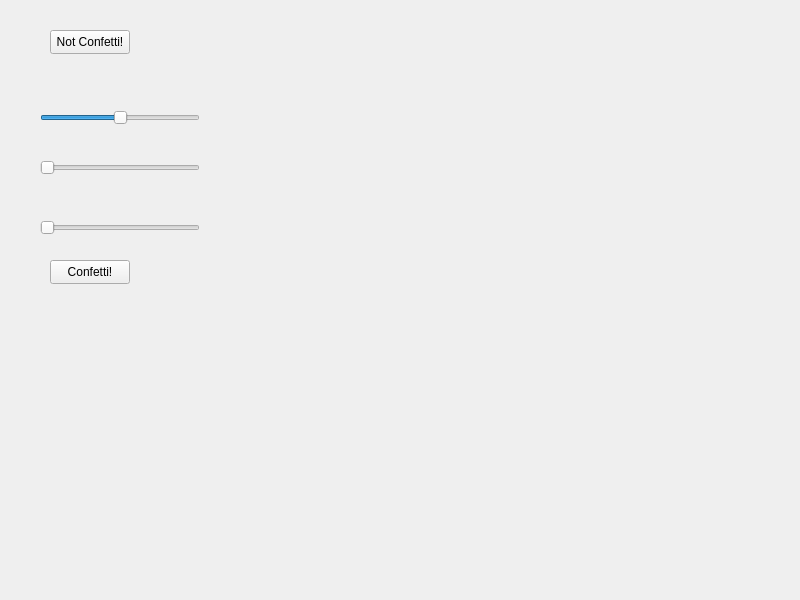
<?xml version="1.0" encoding="UTF-8"?>
<ui version="4.0">
 <class>Widget</class>
 <widget class="QWidget" name="Widget">
  <property name="geometry">
   <rect>
    <x>0</x>
    <y>0</y>
    <width>800</width>
    <height>600</height>
   </rect>
  </property>
  <property name="windowTitle">
   <string>Widget</string>
  </property>
    <widget class="QPushButton" name="Regular Button">
   <property name="geometry">
    <rect>
     <x>50</x>
     <y>30</y>
     <width>80</width>
     <height>24</height>
    </rect>
   </property>
   <property name="toolTip">
    <string/>
   </property>
   <property name="text">
    <string>Not Confetti!</string>
   </property>
  </widget>
  <widget class="QSlider" name="Temperature Slider">
   <property name="geometry">
    <rect>
     <x>40</x>
     <y>110</y>
     <width>160</width>
     <height>16</height>
    </rect>
   </property>
   <property name="minimum">
    <number>-100</number>
   </property>
   <property name="maximum">
    <number>100</number>
   </property>
   <property name="singleStep">
    <number>10</number>
   </property>
   <property name="orientation">
    <enum>Qt::Horizontal</enum>
   </property>
  </widget>
  <widget class="QSlider" name="Altitude Sldier">
   <property name="geometry">
    <rect>
     <x>40</x>
     <y>160</y>
     <width>160</width>
     <height>16</height>
    </rect>
   </property>
   <property name="minimum">
    <number>0</number>
   </property>
   <property name="maximum">
    <number>10000</number>
   </property>
   <property name="singleStep">
    <number>500</number>
   </property>
   <property name="orientation">
    <enum>Qt::Horizontal</enum>
   </property>
  </widget>
  <widget class="QSlider" name="Something Slider">
   <property name="geometry">
    <rect>
     <x>40</x>
     <y>220</y>
     <width>160</width>
     <height>16</height>
    </rect>
   </property>
   <property name="maximum">
    <number>10</number>
   </property>
   <property name="singleStep">
    <number>2</number>
   </property>
   <property name="orientation">
    <enum>Qt::Horizontal</enum>
   </property>
  </widget>
    <widget class="QPushButton" name="Confetti Button">
   <property name="geometry">
    <rect>
     <x>50</x>
     <y>260</y>
     <width>80</width>
     <height>24</height>
    </rect>
   </property>
   <property name="toolTip">
    <string>confetti</string>
   </property>
   <property name="text">
    <string>Confetti!</string>
   </property>
  </widget>
 </widget>
 <resources/>
 <connections/>
</ui>
